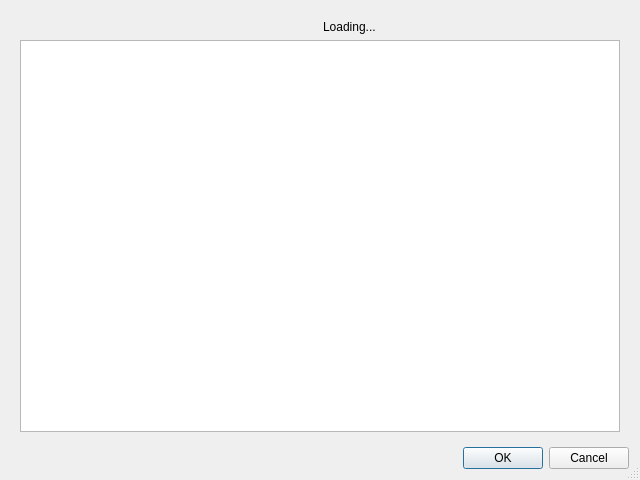
<?xml version="1.0" encoding="UTF-8"?>
<ui version="4.0">
 <class>MonitorDialog</class>
 <widget class="QDialog" name="MonitorDialog">
  <property name="windowModality">
   <enum>Qt::ApplicationModal</enum>
  </property>
  <property name="geometry">
   <rect>
    <x>0</x>
    <y>0</y>
    <width>640</width>
    <height>480</height>
   </rect>
  </property>
  <property name="windowTitle">
   <string>Monitors</string>
  </property>
  <property name="sizeGripEnabled">
   <bool>true</bool>
  </property>
  <property name="modal">
   <bool>true</bool>
  </property>
  <layout class="QVBoxLayout" name="verticalLayout_2">
   <item>
    <widget class="QWidget" name="widget" native="true">
     <layout class="QVBoxLayout" name="verticalLayout">
      <item>
       <layout class="QHBoxLayout" name="spinnerLayout">
        <item>
         <widget class="QLabel" name="spinnerLabel">
          <property name="text">
           <string/>
          </property>
          <property name="pixmap">
           <pixmap resource="resources.qrc">:/spinner</pixmap>
          </property>
         </widget>
        </item>
        <item>
         <widget class="QLabel" name="loadingLabel">
          <property name="text">
           <string>Loading...</string>
          </property>
         </widget>
        </item>
       </layout>
      </item>
      <item>
       <widget class="QTreeWidget" name="treeWidget">
        <property name="alternatingRowColors">
         <bool>true</bool>
        </property>
        <property name="rootIsDecorated">
         <bool>true</bool>
        </property>
        <property name="wordWrap">
         <bool>false</bool>
        </property>
        <attribute name="headerVisible">
         <bool>false</bool>
        </attribute>
        <column>
         <property name="text">
          <string notr="true">1</string>
         </property>
        </column>
       </widget>
      </item>
     </layout>
    </widget>
   </item>
   <item>
    <widget class="QDialogButtonBox" name="buttonBox">
     <property name="orientation">
      <enum>Qt::Horizontal</enum>
     </property>
     <property name="standardButtons">
      <set>QDialogButtonBox::Cancel|QDialogButtonBox::Ok</set>
     </property>
    </widget>
   </item>
  </layout>
 </widget>
 <resources>
  <include location="resources.qrc"/>
 </resources>
 <connections>
  <connection>
   <sender>buttonBox</sender>
   <signal>accepted()</signal>
   <receiver>MonitorDialog</receiver>
   <slot>accept()</slot>
   <hints>
    <hint type="sourcelabel">
     <x>248</x>
     <y>254</y>
    </hint>
    <hint type="destinationlabel">
     <x>157</x>
     <y>274</y>
    </hint>
   </hints>
  </connection>
  <connection>
   <sender>buttonBox</sender>
   <signal>rejected()</signal>
   <receiver>MonitorDialog</receiver>
   <slot>reject()</slot>
   <hints>
    <hint type="sourcelabel">
     <x>316</x>
     <y>260</y>
    </hint>
    <hint type="destinationlabel">
     <x>286</x>
     <y>274</y>
    </hint>
   </hints>
  </connection>
 </connections>
</ui>
